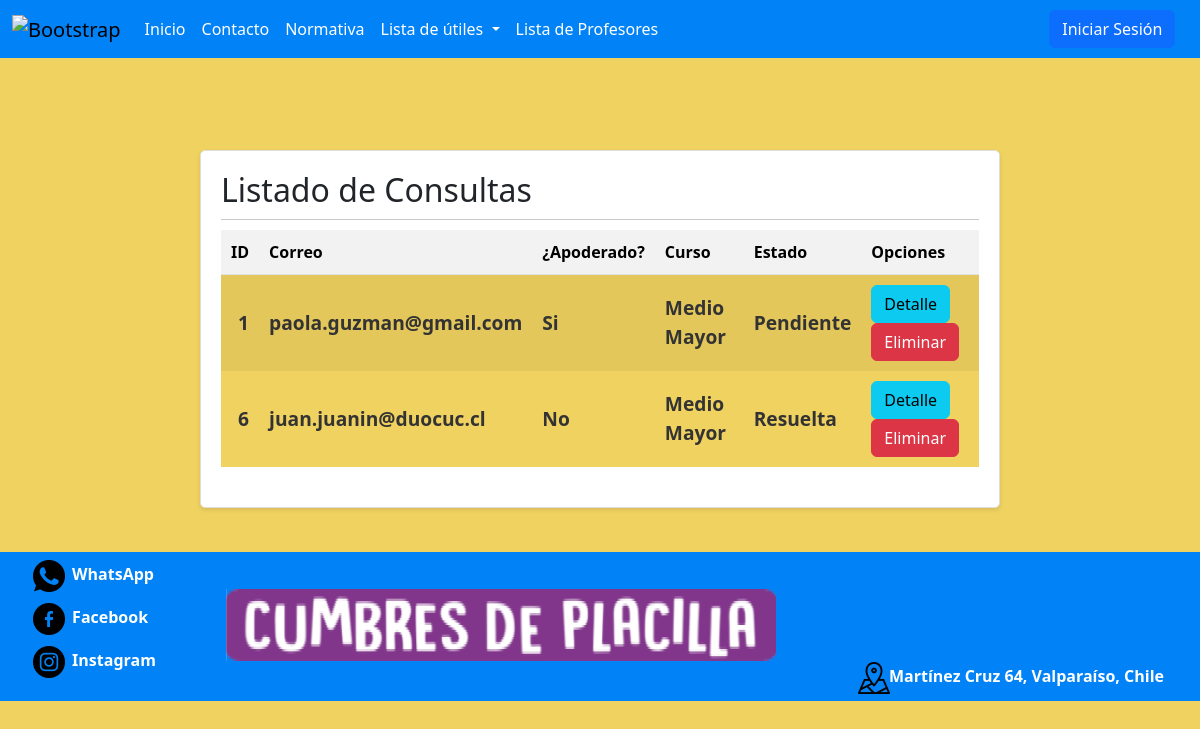
Before: /SitioWeb/listarConsulta with the older database file.
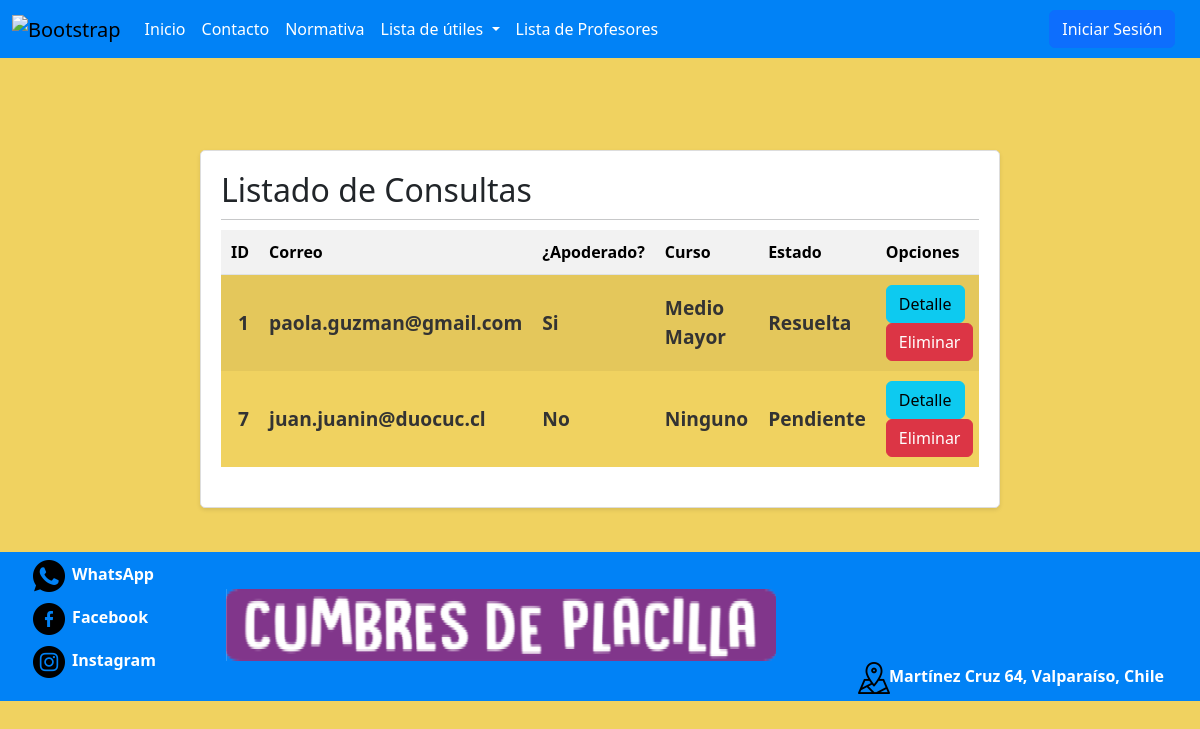
After: the same page with the newer database file.
### SitioWeb/models.py (models this page shows, shortened)
class Consulta(models.Model):
    id_consulta = models.AutoField(db_column='idConsulta', primary_key=True)
    nombre_c = models.CharField(max_length=20)
    apellido_c = models.CharField(max_length=20)
    numero_c = models.IntegerField()
    correo_c = models.EmailField(max_length=254)
    apoderado_c = models.BooleanField(default=False)
    curso = models.ForeignKey(Curso, on_delete=models.PROTECT, blank=True, null=True)
    consulta_c = models.TextField()
    estado_c = models.BooleanField(default=False)
    respuesta_c = models.TextField(blank=True, null=True)
    class Meta:
        db_table = 'SitioWeb_consulta'

class Curso(models.Model):
    nombreCurso = models.CharField(max_length=30)
    def __str__(self):
        return self.nombreCurso

### SitioWeb/views.py (the view)
# urls.py: path('listarConsulta', listarConsulta, name='listarConsulta'),
def listarConsulta(request):
    listarConsulta = Consulta.objects.all()
    return render(request, 'paginas/listarConsulta.html', {'Consulta': listarConsulta})

### SitioWeb/templates/paginas/listarConsulta.html (shortened to what the changed rows need)
{% load static %}
<!DOCTYPE html>
<html lang="en">
<head>
 <link href="https://cdn.jsdelivr.net/npm/bootstrap@5.3.3/dist/css/bootstrap.min.css" rel="stylesheet">
 <link type='text/css' href="{%static "css/style.css"%}" rel="stylesheet" />
</head>
<body>
    <br><br><br>
    <main>
      <div class="card" id="listarProf">
          <div class="card-body">
              <h2>Listado de Consultas</h2>
              <div class="table-responsive">
                  <table class="table table-striped table-hover">
                      <thead>
                          <tr>
                              <th>ID</th>
                              <th>Correo</th>
                              <th>¿Apoderado?</th>
                              <th>Curso</th>
                              <th>Estado</th>
                              <th>Opciones</th>
                          </tr>
                      </thead>
                      <tbody>
                          {% for c in Consulta %}
                          <tr>
                              <td>{{ c.id_consulta }}</td>
                              <td>{{ c.correo_c }}</td>
                              <td>{% if c.apoderado_c %}
                                  Si
                                  {% else %}
                                  No
                                  {% endif %}
                              </td>
                              <td>{% if c.curso %}
                                  {{ c.curso }}
                                  {% else %}
                                  Ninguno
                                  {% endif %}
                              </td>
                              <td>
                                  {% if c.estado_c %}
                                  Resuelta
                                  {% else %}
                                  Pendiente
                                  {% endif %}
                              </td>
                              <td>
                                  <a href="estadoConsulta/{{ c.id_consulta }}" class="btn btn-info">Detalle</a>
                                  <a href="eliminarConsulta/{{ c.id_consulta }}" class="btn btn-danger ml-1" onclick="return confirm('¿Estás seguro de que deseas eliminar esta consulta?')">Eliminar</a>
                              </td>
                          </tr>
                          {% endfor %}
                      </tbody>
                  </table>
              </div>
          </div>
      </div>
  </main>
  <br>
</body>
</html>

Changed rows visible on the page:
removed Consulta: id_consulta "6", correo_c "juan.juanin@duocuc.cl", apoderado_c "No", curso "Medio Mayor", estado_c "Resuelta"
changed Consulta "paola.guzman@gmail.com": estado_c "Pendiente" → "Resuelta"
added Consulta: id_consulta "7", correo_c "juan.juanin@duocuc.cl", apoderado_c "No", shows "Ninguno", estado_c "Pendiente"
